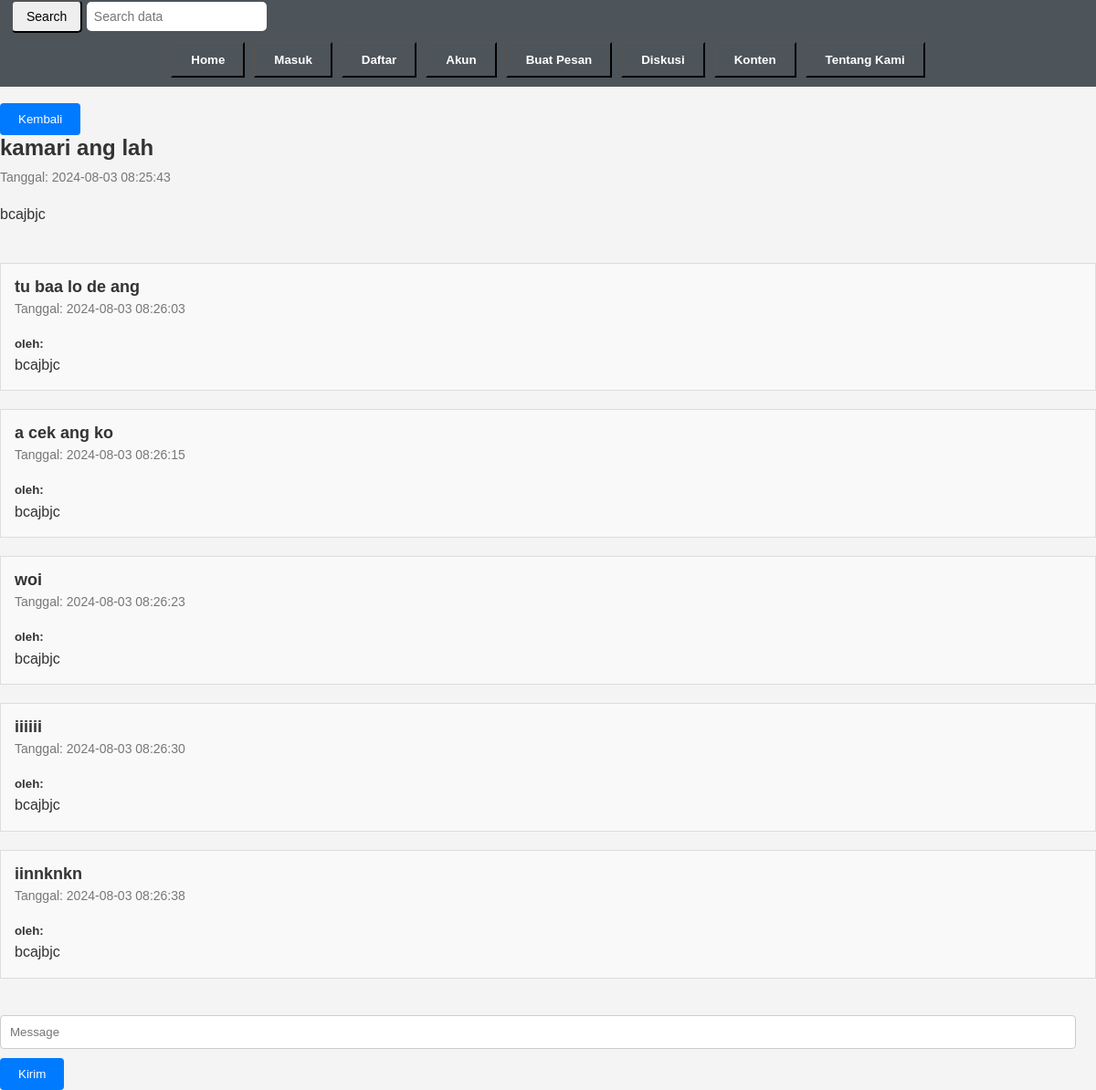
The app's page /proses.php?id=48 with its own data.
### tables this page shows
CREATE TABLE `diskusi` (
  `id` int(250) NOT NULL,
  `userName` text NOT NULL,
  `content` text NOT NULL,
  `regdate` timestamp NOT NULL DEFAULT current_timestamp() ON UPDATE current_timestamp()
);

CREATE TABLE `answer` (
  `id` int(14) NOT NULL,
  `id_answer` int(14) NOT NULL,
  `userName` varchar(255) NOT NULL,
  `answer` text NOT NULL,
  `reg_date` timestamp NOT NULL DEFAULT current_timestamp() ON UPDATE current_timestamp()
);

### proses.php (the view, shortened to what this page needs)
<?php
include "layout/headers.php";
?>
<h3><pre>  </pre></h3>
<form action="diskusi.php" method="post">
    <button type="submit" class="submit-button">Kembali</button>
</form>
<?php
if (isset($_GET['id'])) {
    $id = $_GET['id'];
    $stmt = $conn->prepare("SELECT * FROM `diskusi` WHERE `id` = ?");
    $stmt->bind_param("s", $id);
    $stmt->execute();
    $result = $stmt->get_result();
    if ($result->num_rows > 0) {
        $row = $result->fetch_assoc();
        echo "<div class='wiki-content'>";
        echo "<h1 class='judul'>" . htmlspecialchars($row['content']) . "</h1>";
        echo "<div class='metadata'>";
        echo "<span class='regdate'>Tanggal: " . htmlspecialchars($row['regdate']) . "</span>";
        echo "</div>";
        echo "<div class='content'>" . htmlspecialchars($row['userName']) . "</div>";
        echo "</div>";
    } else {
        echo "Data tidak ditemukan.";
    }
} else {
    echo "Permintaan tidak valid. Parameter 'id' tidak ada.";
}
if (isset($_GET['id'])) {
    $judul = $_GET['id'];
    $stmt = $conn->prepare("SELECT * FROM `answer` WHERE `id_answer` = ?");
    $stmt->bind_param("s", $judul);
    $stmt->execute();
    $result = $stmt->get_result();
    if ($result->num_rows > 0) {
        echo "<div class='answers'>";
        while ($row = $result->fetch_assoc()) {
            echo "<div class='answer-item'>";
            echo "<h2 class='username'>" .  htmlspecialchars($row['answer']). "</h2>";
            echo "<div class='metadata'>";
            echo "<span class='regdate'>Tanggal: " . htmlspecialchars($row['reg_date']) . "</span>";
            echo "</div>";
            echo "<div class='content'><h5>oleh: </h5>" . htmlspecialchars($row['userName']) . "</div>";
            echo "</div>";
        }
        echo "</div>";
    } else {
        echo "Belum ada jawaban.";
    }
}
?>
<div class="form-container">
    <form action="answer.php?id=<?= htmlspecialchars($_GET['id']); ?>" method="post">
        <input type="text" class="input-message" placeholder="Message" name="pesan" required>
        <button type="submit" class="submit-button" name="kirim">Kirim</button>
    </form>
</div>
<link rel="stylesheet" href="style/bootstrap_answer2.css">

### layout/headers.php (shortened to what this page needs)
<!DOCTYPE html>
<html lang="en">
<head>
    <link rel="stylesheet" href="style/index.css">
</head>
<body>
    <div class="navbar">
        <div class="navbar__search">
            <form action="" method="GET">
                <button type="submit" class="searchButton">Search</button>
                <input type="text" name="search" required placeholder="Search data">
            </form>
        </div>
        <div class="navbar__menu">
            <form class="navbar__form" action="indek.php">
                <button class="navbar__button" type="submit">Home</button>
            </form>
            <form class="navbar__form" action="login.php">
                <button class="navbar__button" type="submit">Masuk</button>
            </form>
            <form class="navbar__form" action="registrasi.php">
                <button class="navbar__button" type="submit">Daftar</button>
            </form>
            <form class="navbar__form" action="account.php">
                <button class="navbar__button" type="submit">Akun</button>
            </form>
            <form class="navbar__form" action="submit2.php">
                <button class="navbar__button" type="submit">Buat Pesan</button>
            </form>
            <form class="navbar__form" action="diskusi.php">
                <button class="navbar__button" type="submit">Diskusi</button>
            </form>
            <form class="navbar__form" action="listkonten.php">
                <button class="navbar__button" type="submit">Konten</button>
            </form>
            <form class="navbar__form" action="konten.php">
                <button class="navbar__button" type="submit">Tentang Kami</button>
            </form>
        </div>
    </div>
</body>
</html>

### style/index.css (style rules this page uses)
body { font-family: Arial, sans-serif; background-color: #d4d4d4; color: #333; margin: 0; padding: 0; }

### layout/headers.php (style rules this page uses)
* { margin: 0; padding: 0; box-sizing: border-box; }
body { font-family: Arial, sans-serif; background-color: #f4f4f4; }
.navbar { width: 100%; background-color: #4d545a; overflow: hidden; position: sticky; top: 0; z-index: 1000; }
.navbar__menu { display: flex; justify-content: center; align-items: center; padding: 10px; }
.navbar__form { margin: 0 5px; }
.navbar__button { padding: 10px 20px; background-color: #4d545a; color: white; font-weight: bold; cursor: pointer; }
.navbar__search { display: flex; align-items: center; margin-left: 12px; }
.navbar__search input[type="text"] { padding: 8px; border: none; border-radius: 5px; margin-right: 5px; font-size: 14px; }
.navbar__search button { padding: 8px 15px; color: black; border-radius: 5px; cursor: pointer; font-size: 14px; }

### records on screen
diskusi: content "kamari ang lah", regdate "2024-08-03 08:25:43", userName "bcajbjc"
answer: answer "tu baa lo de ang", reg_date "2024-08-03 08:26:03", userName "bcajbjc"
answer: answer "a cek ang ko", reg_date "2024-08-03 08:26:15", userName "bcajbjc"
answer: answer "woi", reg_date "2024-08-03 08:26:23", userName "bcajbjc"
answer: answer "iiiiii", reg_date "2024-08-03 08:26:30", userName "bcajbjc"
answer: answer "iinnknkn", reg_date "2024-08-03 08:26:38", userName "bcajbjc"
